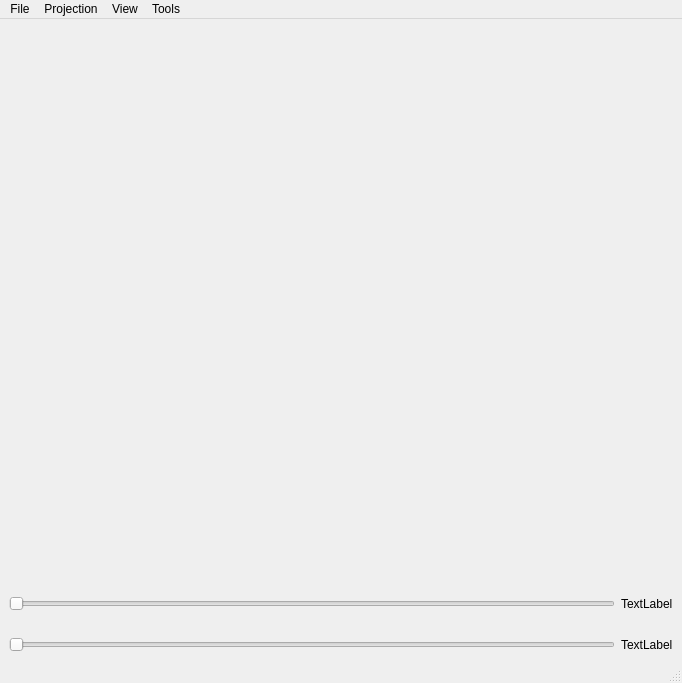
<?xml version="1.0" encoding="UTF-8"?>
<ui version="4.0">
 <class>MainWindow</class>
 <widget class="QMainWindow" name="MainWindow">
  <property name="geometry">
   <rect>
    <x>0</x>
    <y>0</y>
    <width>682</width>
    <height>683</height>
   </rect>
  </property>
  <property name="windowTitle">
   <string>MainWindow</string>
  </property>
  <widget class="QWidget" name="centralwidget">
   <layout class="QGridLayout" name="gridLayout">
    <item row="4" column="1">
     <widget class="QLabel" name="label_stack">
      <property name="text">
       <string>TextLabel</string>
      </property>
     </widget>
    </item>
    <item row="2" column="1">
     <widget class="QLabel" name="label_slice">
      <property name="text">
       <string>TextLabel</string>
      </property>
     </widget>
    </item>
    <item row="4" column="0">
     <widget class="QSlider" name="slider_stack">
      <property name="orientation">
       <enum>Qt::Horizontal</enum>
      </property>
     </widget>
    </item>
    <item row="1" column="0">
     <spacer name="verticalSpacer">
      <property name="orientation">
       <enum>Qt::Vertical</enum>
      </property>
      <property name="sizeType">
       <enum>QSizePolicy::Fixed</enum>
      </property>
      <property name="sizeHint" stdset="0">
       <size>
        <width>20</width>
        <height>20</height>
       </size>
      </property>
     </spacer>
    </item>
    <item row="0" column="0" colspan="2">
     <widget class="MplWidget" name="MplWidget" native="true">
      <property name="minimumSize">
       <size>
        <width>600</width>
        <height>400</height>
       </size>
      </property>
      <property name="contextMenuPolicy">
       <enum>Qt::DefaultContextMenu</enum>
      </property>
     </widget>
    </item>
    <item row="2" column="0">
     <widget class="QSlider" name="slider_slice">
      <property name="orientation">
       <enum>Qt::Horizontal</enum>
      </property>
     </widget>
    </item>
    <item row="3" column="0">
     <spacer name="verticalSpacer_2">
      <property name="orientation">
       <enum>Qt::Vertical</enum>
      </property>
      <property name="sizeType">
       <enum>QSizePolicy::Fixed</enum>
      </property>
      <property name="sizeHint" stdset="0">
       <size>
        <width>20</width>
        <height>20</height>
       </size>
      </property>
     </spacer>
    </item>
   </layout>
  </widget>
  <widget class="QMenuBar" name="menubar">
   <property name="geometry">
    <rect>
     <x>0</x>
     <y>0</y>
     <width>682</width>
     <height>25</height>
    </rect>
   </property>
   <widget class="QMenu" name="menuFile">
    <property name="title">
     <string>File</string>
    </property>
    <addaction name="separator"/>
    <addaction name="menu_load"/>
    <addaction name="menu_add"/>
    <addaction name="separator"/>
    <addaction name="actionSettings"/>
    <addaction name="separator"/>
   </widget>
   <widget class="QMenu" name="menuTools">
    <property name="title">
     <string>Tools</string>
    </property>
    <addaction name="menu_labeling"/>
    <addaction name="menu_clustering"/>
    <addaction name="separator"/>
    <addaction name="actionSVM_2"/>
   </widget>
   <widget class="QMenu" name="menuProjection">
    <property name="title">
     <string>Projection</string>
    </property>
    <addaction name="separator"/>
    <addaction name="actionCoronal"/>
    <addaction name="actionSagittal"/>
    <addaction name="actionTransversal"/>
   </widget>
   <widget class="QMenu" name="menuView">
    <property name="title">
     <string>View</string>
    </property>
    <addaction name="menu_mri"/>
    <addaction name="menu_segmented"/>
   </widget>
   <addaction name="menuFile"/>
   <addaction name="menuProjection"/>
   <addaction name="menuView"/>
   <addaction name="menuTools"/>
  </widget>
  <widget class="QStatusBar" name="statusbar"/>
  <action name="menu_add">
   <property name="text">
    <string>Add Box</string>
   </property>
  </action>
  <action name="menu_labeling">
   <property name="text">
    <string>Labeling</string>
   </property>
  </action>
  <action name="actionSettings">
   <property name="text">
    <string>Settings</string>
   </property>
  </action>
  <action name="actionCoronal">
   <property name="checkable">
    <bool>false</bool>
   </property>
   <property name="text">
    <string>Coronal</string>
   </property>
  </action>
  <action name="actionSagittal">
   <property name="checkable">
    <bool>false</bool>
   </property>
   <property name="text">
    <string>Sagittal</string>
   </property>
  </action>
  <action name="actionTransversal">
   <property name="checkable">
    <bool>false</bool>
   </property>
   <property name="text">
    <string>Transversal</string>
   </property>
  </action>
  <action name="menu_load">
   <property name="text">
    <string>Load Data</string>
   </property>
  </action>
  <action name="menu_pca">
   <property name="text">
    <string>PCA</string>
   </property>
  </action>
  <action name="actionSVM">
   <property name="text">
    <string>SVM</string>
   </property>
  </action>
  <action name="menu_clustering">
   <property name="text">
    <string>Clustering</string>
   </property>
  </action>
  <action name="menu_mri">
   <property name="text">
    <string>MRI</string>
   </property>
  </action>
  <action name="menu_segmented">
   <property name="text">
    <string>Segmented</string>
   </property>
  </action>
  <action name="actionSVM_2">
   <property name="text">
    <string>SVM</string>
   </property>
  </action>
 </widget>
 <customwidgets>
  <customwidget>
   <class>MplWidget</class>
   <extends>QWidget</extends>
   <header>mplwidget.h</header>
   <container>1</container>
  </customwidget>
 </customwidgets>
 <resources/>
 <connections/>
</ui>
